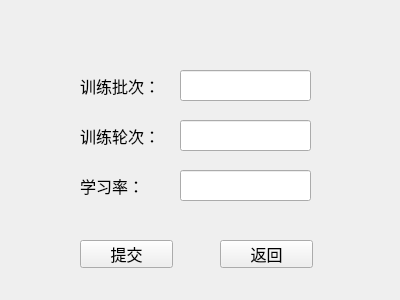
<?xml version="1.0" encoding="UTF-8"?>
<ui version="4.0">
 <class>Form</class>
 <widget class="QWidget" name="Form">
  <property name="geometry">
   <rect>
    <x>0</x>
    <y>0</y>
    <width>400</width>
    <height>300</height>
   </rect>
  </property>
  <property name="windowTitle">
   <string>Form</string>
  </property>
  <widget class="QLabel" name="label">
   <property name="geometry">
    <rect>
     <x>80</x>
     <y>70</y>
     <width>101</width>
     <height>31</height>
    </rect>
   </property>
   <property name="font">
    <font>
     <family>Consolas</family>
     <pointsize>12</pointsize>
    </font>
   </property>
   <property name="text">
    <string>训练批次：</string>
   </property>
  </widget>
  <widget class="QLineEdit" name="batch_text">
   <property name="geometry">
    <rect>
     <x>180</x>
     <y>70</y>
     <width>131</width>
     <height>31</height>
    </rect>
   </property>
   <property name="font">
    <font>
     <family>Consolas</family>
     <pointsize>12</pointsize>
    </font>
   </property>
  </widget>
  <widget class="QLabel" name="label_2">
   <property name="geometry">
    <rect>
     <x>80</x>
     <y>120</y>
     <width>101</width>
     <height>31</height>
    </rect>
   </property>
   <property name="font">
    <font>
     <family>Consolas</family>
     <pointsize>12</pointsize>
    </font>
   </property>
   <property name="text">
    <string>训练轮次：</string>
   </property>
  </widget>
  <widget class="QLineEdit" name="epoch_text">
   <property name="geometry">
    <rect>
     <x>180</x>
     <y>120</y>
     <width>131</width>
     <height>31</height>
    </rect>
   </property>
   <property name="font">
    <font>
     <family>Consolas</family>
     <pointsize>12</pointsize>
    </font>
   </property>
  </widget>
  <widget class="QLabel" name="label_3">
   <property name="geometry">
    <rect>
     <x>80</x>
     <y>170</y>
     <width>101</width>
     <height>31</height>
    </rect>
   </property>
   <property name="font">
    <font>
     <family>Consolas</family>
     <pointsize>12</pointsize>
    </font>
   </property>
   <property name="text">
    <string>学习率：</string>
   </property>
  </widget>
  <widget class="QLineEdit" name="learning_rate_text">
   <property name="geometry">
    <rect>
     <x>180</x>
     <y>170</y>
     <width>131</width>
     <height>31</height>
    </rect>
   </property>
   <property name="font">
    <font>
     <family>Consolas</family>
     <pointsize>12</pointsize>
    </font>
   </property>
  </widget>
  <widget class="QPushButton" name="submit_button">
   <property name="geometry">
    <rect>
     <x>80</x>
     <y>240</y>
     <width>93</width>
     <height>28</height>
    </rect>
   </property>
   <property name="font">
    <font>
     <family>Consolas</family>
     <pointsize>12</pointsize>
    </font>
   </property>
   <property name="text">
    <string>提交</string>
   </property>
  </widget>
  <widget class="QPushButton" name="return_button">
   <property name="geometry">
    <rect>
     <x>220</x>
     <y>240</y>
     <width>93</width>
     <height>28</height>
    </rect>
   </property>
   <property name="font">
    <font>
     <family>Consolas</family>
     <pointsize>12</pointsize>
    </font>
   </property>
   <property name="text">
    <string>返回</string>
   </property>
  </widget>
 </widget>
 <resources/>
 <connections/>
</ui>
